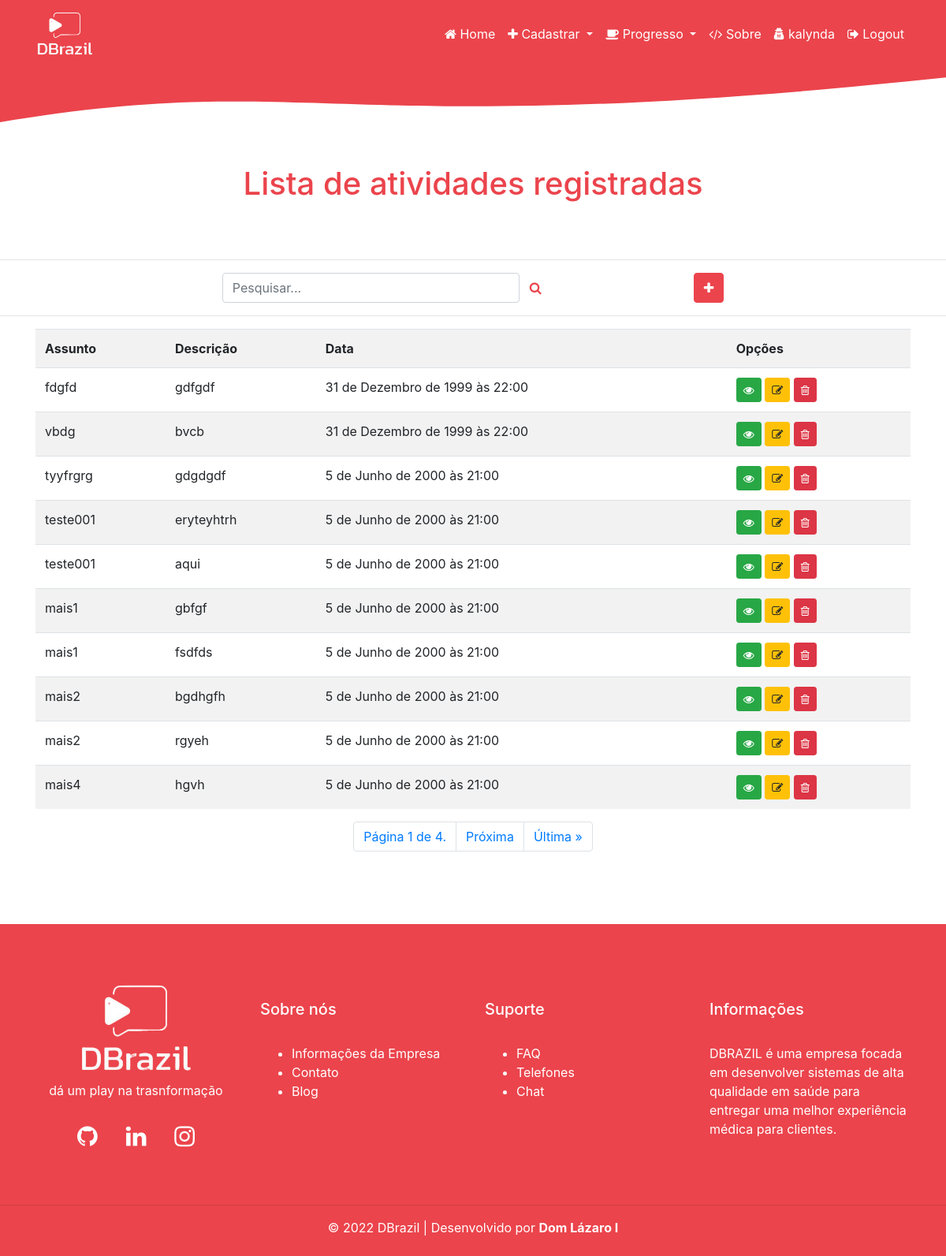
Screenshot of /listar/atividades/ (signed in) with the database file from the repository.
### cadastros/models.py (models this page shows, shortened)
class Atividades(models.Model):
    assunto = models.CharField(verbose_name="Assunto", max_length=300)
    arquivo = models.FileField(upload_to='upload/')
    descricao = models.TextField(verbose_name="Descrição")
    data = models.DateTimeField(auto_now=True)
    campo = models.ForeignKey(
        User, on_delete=models.PROTECT)  # chave estrangeira

### cadastros/views.py (the view)
# urls.py: path('listar/atividades/', AtividadesList.as_view(), name='listar-atividades'),
class AtividadesList(GroupRequiredMixin, LoginRequiredMixin, ListView):
    model = Atividades
    template_name = 'cadastros/atividades.html'
    group_required = [u'adm-clio', u'adm-aries', u'adm-hera',
                      u'adm-athena', u"clio", u"aries", u"hera", u"athena"]
    login_url = reverse_lazy("login")
    paginate_by = 10
    def get_queryset(self):
        self.object_list = MeusProjetos.objects.filter(campo=self.request.user)
        txt_nome = self.request.GET.get('assunto')
        if txt_nome:
            pesquisa = Atividades.objects.filter(assunto__icontains=txt_nome)
        else:
            pesquisa = Atividades.objects.all()
        return pesquisa

### cadastros/templates/cadastros/atividades.html (shortened to what this page needs)
{% extends 'modelo.html' %}
{% load static %}
{% block conteudo %}
<br /><br />
<h1 class="text-center">Lista de atividades registradas</h1>
<br /><br />
<hr>
<div class="d-flex justify-content-center">
    <form action="?" method="GET" class="d-flex justify-content-center" style="margin-right: 15%; padding-left: 10px;">
        <input class="form-control" type="text" name="assunto" id="" size="30" value="{{ request.GET.assunto }}"
            placeholder="Pesquisar...">
        <button style="color: #eb444c;" type="submit" class="btn btn-link"><i title="cadastrar" class="fa fa-search"
                aria-hidden="true"></i></button>
    </form>
    <div style="padding-right: 10px;">
        <a style="background-color: #eb444c; border-color: #eb444c;" class="btn btn-primary"
            href="{% url 'cadastrar-atividades' %}"><i class="fa fa-plus" aria-hidden="true"></i></a>
    </div>
</div>
<hr>
<div class="container" style="background-color: white;">
    <div class="table-responsive">
        <table class="table table-striped">
            <tr>
                <th>
                    Assunto
                </th>
                <th>
                    Descrição
                </th>
                <th>
                    Data
                </th>
                <th>
                    Opções
                </th>
            </tr>
            {% for campo in object_list %}
            <tr>
                <td>{{ campo.assunto }}</td>
                <td>{{ campo.descricao }}</td>
                <td>{{ campo.data }}</td>
                <td>
                    <a href="{{ campo.arquivo.url }}" target="_blank" class="btn btn-success btn-sm" title="Ver Arquivo"><span
                            class="fa fa-eye"></span></a>
                    <a href="{% url 'editar-atividades' campo.pk %}" class="btn btn-warning btn-sm" title="Editar"><span class="fa fa-edit"></span></a>
                    <a href="{% url 'excluir-atividades' campo.pk %}" class="btn btn-danger btn-sm" title="Excluir"><span class="fa fa-trash-o"></span></a>
                </td>
            </tr>
            {% empty %}
            <tr>
                <td colspan="3">
                    Nemhum campo foi registrado!
                </td>
            </tr>
            {% endfor %}
        </table>
        <ul class="pagination justify-content-center">
            <li class="page-item">
                <span class="page-link">Página {{ page_obj.number }} de {{ page_obj.paginator.num_pages }}.</span>
            </li>
            {% if page_obj.has_next %}
            {% if request.GET.assunto %}
            <li class="page-item"><a class="page-link"
                    href="?page={{ page_obj.next_page_number }}&assunto={{request.GET.assunto}}">Próxima</a></li>
            <li class="page-item"><a class="page-link"
                    href="?page={{ page_obj.paginator.num_pages }}&assunto={{request.GET.assunto}}">Última &raquo;</a></li>
            {% else %}
            <li class="page-item"><a class="page-link" href="?page={{ page_obj.next_page_number }}">Próxima</a></li>
            <li class="page-item"><a class="page-link" href="?page={{ page_obj.paginator.num_pages }}">Última &raquo;</a>
            </li>
            {% endif %}
            {% endif %}
        </ul>
    </div>
</div>
{% endblock %}

### paginas/templates/modelo.html (shortened to what this page needs)
{% load static %}
<!DOCTYPE html>
<html lang="pt-br">
<head>
    <link rel="stylesheet" href="{% static '/css/bootstrap.min.css' %}">
    <link rel="stylesheet" type="text/css" href="https://cdn.datatables.net/v/bs4/dt-1.11.5/datatables.min.css" />
    <link rel="stylesheet" href="https://cdnjs.cloudflare.com/ajax/libs/font-awesome/4.7.0/css/font-awesome.min.css" />
</head>
<body>
    {% if request.user.is_authenticated %}
        {% block menu %}
            <nav class="navbar navbar-expand-lg navbar-light bg-light absolute-top">
                <div class="container">
                    <a class="navbar-brand" href="{% url 'index' %}">
                        <img class="custom-logo" src="{% static 'img/logo.png' %}" width="75" alt="">
                    </a>
                    <div class="collapse navbar-collapse" id="navbarResponsive">
                        <ul class="navbar-nav ml-auto">
                            <li class="nav-item active">
                                <a class="nav-link" href="{% url 'index' %}"><i class="fa fa-home" aria-hidden="true"></i> Home
                                </a>
                            </li>
                            <li class="nav-item dropdown">
                                <a class="nav-link dropdown-toggle" href="#" id="navbarDropdown" role="button" data-toggle="dropdown"
                                    aria-haspopup="true" aria-expanded="false"> <i class="fa fa-plus" aria-hidden="true"></i>
                                    Cadastrar
                                </a>
                            </li>
                            <li class="nav-item dropdown">
                                <a class="nav-link dropdown-toggle" href="#" id="navbarDropdown" role="button" data-toggle="dropdown"
                                    aria-haspopup="true" aria-expanded="false"><i class="fa fa-coffee" aria-hidden="true"></i> Progresso
                                </a>
                            </li>
                            <li class="nav-item">
                                <a class="nav-link" href="{% url 'sobre'%}"><i class="fa fa-code" aria-hidden="true"></i> Sobre</a>
                            </li>
                            <li class="nav-item">
                                <a class="nav-link" href="#"><span id ='username'><i class="fa fa-user-secret" aria-hidden="true"></i> {{ request.user }}</span></a>
                            </li>
                            <li class="nav-item">
                                <a class="nav-link" href="{% url 'logout' %}"><i class="fa fa-sign-out" aria-hidden="true"></i> Logout</a>
                            </li>
                        </ul>
                    </div>
                </div>
            </nav>
            <svg style="background-color:#ffffff;" width="100%" height="70" viewBox="0 0 100 100" preserveAspectRatio="none">
                <path id="wavepath" d="M0,0  L110,0C35,150 35,0 0,100z" fill="#eb444c"></path>
            </svg>
        {% endblock %}
    {% endif %}
    {% block conteudo %}
    {% endblock %}
    {% block rodape %}
    <svg style="background-color:#ffffff;" width="100%" height="70" viewBox="0 0 100 100" preserveAspectRatio="none">
        <path id="wavepath" d="M0,0  D110,0C35,150 35,0 0,100z" fill="#eb444c"></path>
    </svg>
    <footer id="myFooter">
        <div class="container">
            <br /><br /><br />
            <div class="row">
                <div class="col-sm-3">
                    <div class="container">
                        <center><h6 ><a href="{% url 'index' %}"><img class="custom-logo" src="{% static 'img/logo.png'%}" width="150" alt=""></a></h6>
                        dá um play na trasnformação</center>
                        <div class="social-icons">
                            <br/>
                            <center>
                            <a href="#" target="_blank" class="rede"><i class="fa fa-github"></i></a>
                            <a href="https://br.linkedin.com/company/dbrazil" target="_blank" class="rede"><i class="fa fa-linkedin"></i></a>
                            <a href="https://www.instagram.com/dbrazil_/" target="_blank" class="rede"><i class="fa fa-instagram"></i></a>
                            </center>
                        </div>
                    </div>
                </div>
                <div class="col-sm-3">
                    <br />
                    <h5>Sobre nós</h5>
                    <br/>
                    <ul>
                        <li><a href="#" class="linkextra">Informações da Empresa</a></li>
                        <li><a href="#" class="linkextra">Contato</a></li>
                        <li><a href="#" class="linkextra">Blog</a></li>
                    </ul>
                </div>
                <div class="col-sm-3">
                    <br />
                    <h5>Suporte</h5>
                    <br />
                    <ul>
                        <li><a href="#" class="linkextra">FAQ</a></li>
                        <li><a href="#" class="linkextra">Telefones</a></li>
                        <li><a href="#" class="linkextra">Chat</a></li>
                    </ul>
                </div>
                <div class="col-sm-3 info">
                    <br />
                    <h5>Informações</h5>
                    <br />
                    <p> DBRAZIL é uma empresa focada em desenvolver sistemas de alta qualidade em saúde para entregar uma melhor experiência
                    médica para clientes. </p>
                </div>
            </div>
        </div>
    <br /><br />
    <hr>
    <center>&copy; 2022 DBrazil | Desenvolvido por <a href="https://www.instagram.com/dom_lazaro_i/" target="_blank" class="linkextra"><strong>Dom Lázaro I</strong></a></center>
    <br />
    </footer>
    {% endblock %}
</body>
</html>

### paginas/templates/modelo.html (style rules this page uses)
.container { background-color: #eb444c; }
.navbar-light .navbar-nav .active>.nav-link, .navbar-light .navbar-nav .nav-link.active, .navbar-light .navbar-nav .nav-link.show, .navbar-light .navbar-nav .show>.nav-link { color: white; }
.navbar-light .navbar-nav .nav-link { color: white; }
.bg-light { background-color: #eb444c !important; }
#myFooter { background-color: #eb444c; color: white; }
.rede { font-size: 30px !important; padding-left: 7%; padding-right: 7%; color: white; }
.linkextra { color: white; }
h1 { color: #eb444c; }

### rows the page displays
Atividades: assunto "fdgfd", descricao "gdfgdf", data "31 de Dezembro de 1999 às 22:00"
Atividades: assunto "vbdg", descricao "bvcb", data "31 de Dezembro de 1999 às 22:00"
Atividades: assunto "tyyfrgrg", descricao "gdgdgdf", data "5 de Junho de 2000 às 21:00"
Atividades: assunto "teste001", descricao "eryteyhtrh", data "5 de Junho de 2000 às 21:00"
Atividades: assunto "teste001", descricao "aqui", data "5 de Junho de 2000 às 21:00"
Atividades: assunto "mais1", descricao "gbfgf", data "5 de Junho de 2000 às 21:00"
Atividades: assunto "mais1", descricao "fsdfds", data "5 de Junho de 2000 às 21:00"
Atividades: assunto "mais2", descricao "bgdhgfh", data "5 de Junho de 2000 às 21:00"
Atividades: assunto "mais2", descricao "rgyeh", data "5 de Junho de 2000 às 21:00"
Atividades: assunto "mais4", descricao "hgvh", data "5 de Junho de 2000 às 21:00"

### other values shown
{{ request.user }} "kalynda"
{{ page_obj.number }} "1"
{{ page_obj.paginator.num_pages }} "4"
